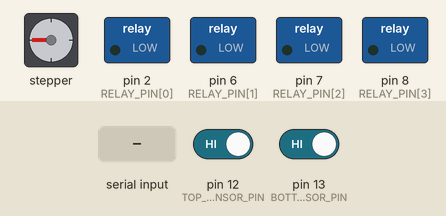
A sketch run on a simulated Arduino Uno, built with avr-gcc and run on an emulated ATmega328P. On the bench: stepper motor, switched loads named in the sketch (green lamp = pin HIGH). Wiring (inferred from the names in the program): stepper motor driver (200 steps per turn assumed): step pin 4; direction pin 3; enable pin 5. The test bench sets the inputs (shaded band); at power-on: pin 12 (TOP_SENSOR_PIN) HIGH, pin 13 (BOTTOM_SENSOR_PIN) HIGH. Pins used as bus, display or sensor lines are not drawn; what the sketch prints to the serial monitor is not drawn.

Above: at 1.6 s.
1.7 s: "PRINTER" received over Serial
Timing chart, 0 to 4.7 s (numbered marks = the images above; inputs shaded):
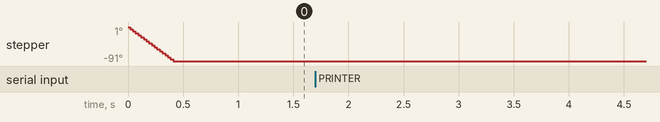

Measured:
- after the input at 1.7 s, every drawn part: stays the same

The sketch:

withboss2.ino
```cpp
//with the boss

#include <Arduino.h>

// Arduino Pins and Constant Values
const int EN_PIN = 5;           // enable, active when LOW
const int DIR_PIN = 3;          // direction, (DIR_PIN, isClockwise ? LOW : HIGH)
const int STEP_PIN = 4;         // step, for-loop step angles

const int TOP_SENSOR_PIN = 12;
const int BOTTOM_SENSOR_PIN = 13;

const int SENSOR_BACK_STEP = 22;
const float STEP_ANGLE = 1.8;
const int STEP_DELAY = 2500;     // Initial step delay value 64

const int RELAY_PIN[] = {2, 6, 7, 8};

const int MAX_ROT = 50;

float _step_current_position = 0;

int _step_delay = STEP_DELAY;    // Sensor response delay

enum class MotorState { STOPPED, MOVING_CW, MOVING_CCW };
MotorState _motorState = MotorState::STOPPED;

void setup() {
  pinMode(EN_PIN, OUTPUT);
  pinMode(DIR_PIN, OUTPUT);
  pinMode(STEP_PIN, OUTPUT);
  pinMode(TOP_SENSOR_PIN, INPUT_PULLUP);
  pinMode(BOTTOM_SENSOR_PIN, INPUT_PULLUP);
  homePosition();  // Initialize the motor at startup

  for (int i = 0; i < sizeof(RELAY_PIN) / sizeof(RELAY_PIN[0]); i++) {
    pinMode(RELAY_PIN[i], OUTPUT);
    digitalWrite(RELAY_PIN[i], LOW);
  }

  Serial.begin(115200);
  Serial.flush();
}


void motorStep(bool isClockwise, int steps) {
  for (int i = 0; i < steps; i++) {
    int step_current_position = _step_current_position; // Store the current position

    digitalWrite(DIR_PIN, isClockwise ? HIGH : LOW);
    delayMicroseconds(_step_delay);
    digitalWrite(STEP_PIN, HIGH);
    delayMicroseconds(_step_delay);
    digitalWrite(STEP_PIN, LOW);
    delayMicroseconds(_step_delay);

    if (isClockwise)
      //step_current_position--;
      step_current_position--;

    else
      //step_current_position++;
      step_current_position++;


    _step_current_position = step_current_position;
    Serial.print("motorStep,_Current  " + String(_step_current_position)  +  "  current  " + String(step_current_position) +  ",ED\r\n");

  }
}


/*
void motorStep(bool isClockwise, int steps) {
  for (int i = 0; i < steps; i++) {
    int step_current_position = _step_current_position; // Store the current position

    digitalWrite(DIR_PIN, isClockwise ? HIGH : LOW);
    delayMicroseconds(_step_delay);
    digitalWrite(STEP_PIN, HIGH);
    delayMicroseconds(_step_delay);
    digitalWrite(STEP_PIN, LOW);
    delayMicroseconds(_step_delay);

    if (isClockwise) {
      step_current_position--;

      // Check for top sensor interruption in clockwise direction
      if (digitalRead(TOP_SENSOR_PIN) == LOW) {
        stopMotor();
        delay(1000);  // Stop for a second
        motorStep(false, SENSOR_BACK_STEP);  // Rotate 7 degrees CW
        stopMotor();
      }
    } else {
      step_current_position++;

      // Check for bottom sensor interruption in counter-clockwise direction
      if (digitalRead(BOTTOM_SENSOR_PIN) == LOW) {
        stopMotor();
        delay(1000);  // Stop for a second
        motorStep(true, SENSOR_BACK_STEP);  // Rotate 7 degrees CCW
        stopMotor();
      }
    }

    _step_current_position = step_current_position;
    Serial.print("motorStep,_Current  " + String(_step_current_position)  +  "  current  " + String(step_current_position) +  ",ED\r\n");

  }
}

*/

void stopMotor() {
  digitalWrite(EN_PIN, LOW);
  _motorState = MotorState::STOPPED;
}

String inputValues(String data, char separator, int index) {
  int found = 0;
  int strIndex[] = {0, -1};
  int maxIndex = data.length() - 1;

  for (int i = 0; i <= maxIndex && found <= index; i++) {
    if (data.charAt(i) == separator || i == maxIndex) {
      found++;
      strIndex[0] = strIndex[1] + 1;
      strIndex[1] = (i == maxIndex) ? i + 1 : i;
    }
  }
  return found > index ? data.substring(strIndex[0], strIndex[1]) : "";
}


//"ST,0,MOTOR,0,30,90,ED\r\n"

void motorControl(String motorCommand) {
  int  currentPos =_step_current_position;

  int targetAngle = inputValues(motorCommand, ',', 4).toInt();
  int speedPercent = inputValues(motorCommand, ',', 5).toInt();

  //int step_target_position = static_cast<int>(targetAngle / STEP_ANGLE) + SENSOR_BACK_STEP;
  int step_target_position = static_cast<int>(targetAngle / STEP_ANGLE);


  bool isClockwise = (currentPos < step_target_position);
  Serial.print("motorControl,Current  " + String(currentPos)  +  "  target  " + String(step_target_position) +  "  CW  " + String(isClockwise) + ",ED\r\n");


  int speed = map(speedPercent, 0, 100, STEP_DELAY, 1500);

  //_motorState = isClockwise ? MotorState::MOVING_CW : MotorState::MOVING_CCW;

  while (currentPos != step_target_position) {
    bool stopSensorTop = digitalRead(TOP_SENSOR_PIN) == LOW;
    bool stopSensorBottom = digitalRead(BOTTOM_SENSOR_PIN) == LOW;

    /*if (stopSensorTop || stopSensorBottom) {
      delay(speed);
      stopMotor();

      if (isClockwise) {
        motorStep(true, SENSOR_BACK_STEP); // Rotate 7 degrees CW
      } else {
        motorStep(false, SENSOR_BACK_STEP);  // Rotate 7 degrees CCW
      }

      delay(speed);
      return;
    }*/

    motorStep(isClockwise, 1);
  }

  Serial.print("ST,0,RETMOVE,OK," + String(step_target_position) + "," + String(speedPercent) + ",ED\r\n");

}

void relayControl(String relayCommand) {
  String relayName = inputValues(relayCommand, ',', 2);
  relayName.toUpperCase();
  int relayState = inputValues(relayCommand, ',', 3).toInt();

  int relayPinIndex = -1;

  if (relayName.equals("PRINTER")) {
    relayPinIndex = 0;
  } else if (relayName.equals("DISPENSER")) {
    relayPinIndex = 1;
  } else if (relayName.equals("CARD_READER")) {
    relayPinIndex = 2;
  } else if (relayName.equals("PASSPORT_READER")) {
    relayPinIndex = 3;
  } else {
    Serial.print("ST,0," + relayName + ",ERR_INVALID_COMMAND,ED\r\n");
    return;
  }

  if (relayState == 1 && digitalRead(RELAY_PIN[relayPinIndex]) == LOW) {
    digitalWrite(RELAY_PIN[relayPinIndex], HIGH);
  } else if (relayState == 0 && digitalRead(RELAY_PIN[relayPinIndex]) == HIGH) {
    digitalWrite(RELAY_PIN[relayPinIndex], LOW);
  }

  Serial.print("ST,0," + relayName + ",OK," + String(digitalRead(RELAY_PIN[relayPinIndex])) + ",ED\r\n");
}

void homePosition() {
  int stepOverCheck = MAX_ROT;
  bool stopSensorTop = true;
  bool stopSensorBottom = true;

  do {
    motorStep(false, 1); // Rotate CCW until right sensor is interrupted
    stepOverCheck--;

    if (stepOverCheck < 0) {
      Serial.print("ST,0,INIT,ERR-MAX_ROT,ED\r\n");
      return;
    }
////"ST,0,MOTOR,0,30,90,ED\r\n"

    stopSensorTop = digitalRead(TOP_SENSOR_PIN) == LOW;
    stopSensorBottom = digitalRead(BOTTOM_SENSOR_PIN) == LOW;

    if (stopSensorBottom) {
      delay(_step_delay);
      stopMotor();
     motorStep(true, SENSOR_BACK_STEP);
      delay(_step_delay);
      stopMotor();
      break;
    }
  } while (stopSensorTop == false && stopSensorBottom == false);

  //_step_start_position = 0;
  _step_current_position = 0;
}
/*
void commandProcess(String commandStr) {
  commandStr.trim();

  String cmd = inputValues(commandStr, ',', 2);

  if (cmd.equals("CONN")) {
    if (Serial.available() > 0) {
      Serial.print("ST,0,RETCONN,1,ED\r\n"); // Connected
    } else {
      Serial.print("ST,0,RETCONN,0,ED\r\n"); // Not Connected
    }
    return;
  }

  if (cmd.equals("MOTOR")) {
    motorControl(commandStr);
  } else if (cmd.equals("DISPENSER") || cmd.equals("CARD_READER") || cmd.equals("PASSPORT_READER") || cmd.equals("PRINTER")) {
    relayControl(commandStr);
  } else {
    Serial.print("ST,0," + cmd + ",ERR_INVALID_CMD,ED\r\n");
  }
}
*/

void commandProcess(String commandStr) {
  commandStr.trim();

  String cmd = inputValues(commandStr, ',', 2);

  if (cmd.equals("MOTOR")) {
    motorControl(commandStr);
  //if (cmd.equals("HOME")) {
    //homePosition();
  //}
  } else if (cmd.equals("DISPENSER") || cmd.equals("CARD_READER") || cmd.equals("PASSPORT_READER") || cmd.equals("PRINTER")) {
    relayControl(commandStr);
  } else {
    Serial.print("ST,0," + cmd + ",ERR_INVALID_CMD,ED\r\n");
  }
}


void loop() {
  if (Serial.available() > 0) {
    String data = Serial.readString();
    commandProcess(data);
  }
}

//ST,0,MOTOR,0,60,80,ED\r\n

//"ST,0,MOTOR,0,30,90,ED\r\n"
//"ST,0,CARD_READER,1,ED\r\n"
//"ST,0,PRINTER,1,ED\r\n"
//"ST,0,PRINTER,0,ED\r\n"
//"ST,0,PASSPORT_READER,1,ED\r\n"
```
